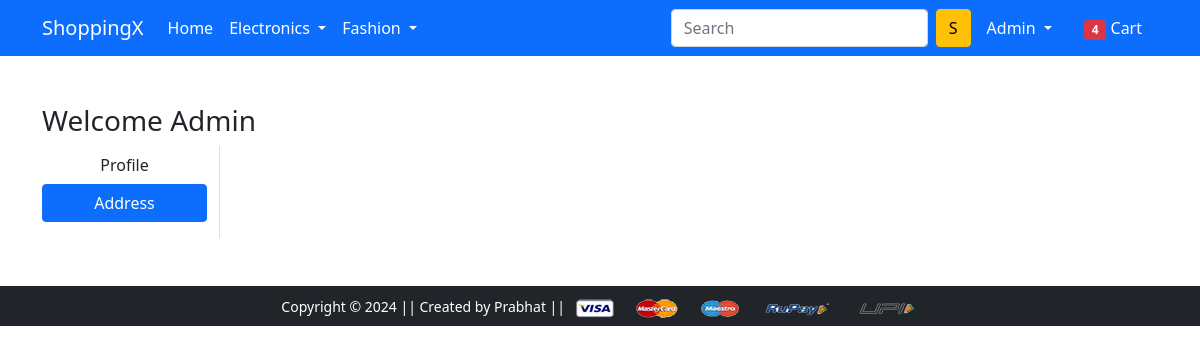
The app's page /address/ (signed in), older data.
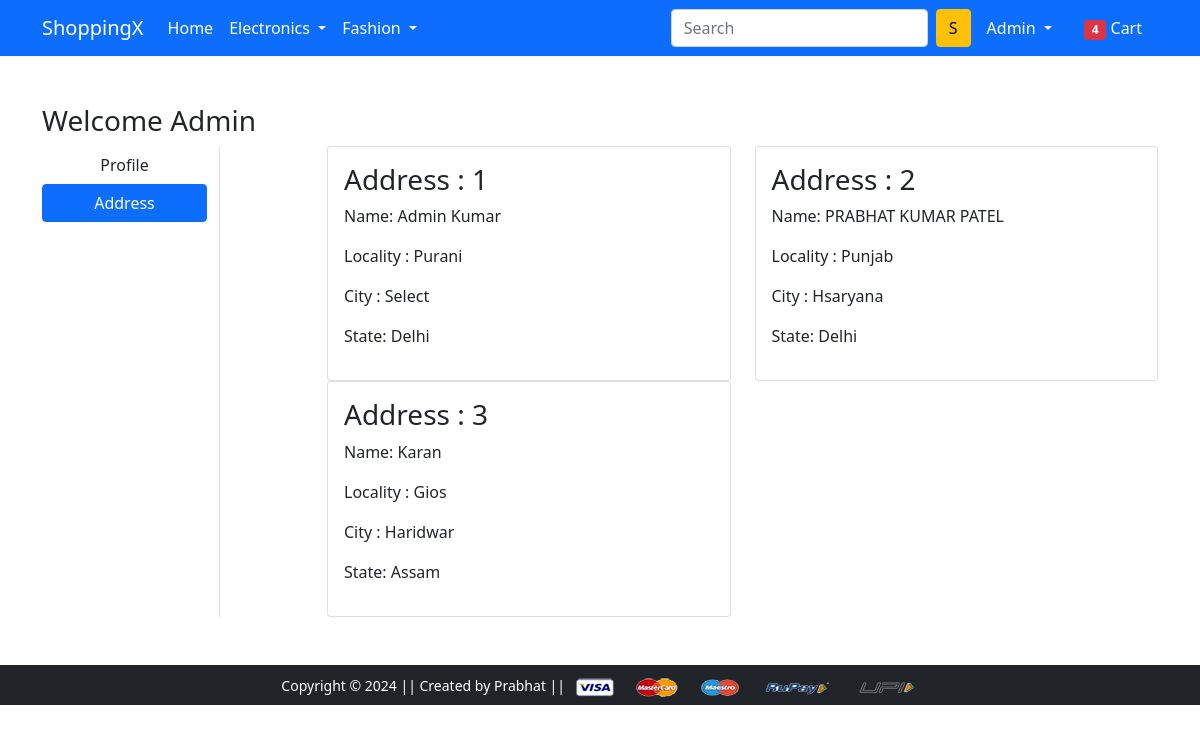
The same page, newer data.
### app/models.py (models this page shows)
class Customer(models.Model):
    user = models.ForeignKey(User, on_delete=models.CASCADE)
    name = models.CharField(max_length=50)
    locality = models.CharField(max_length=200)
    city = models.CharField(max_length=200)
    zipcode = models.IntegerField()
    state = models.CharField(choices=STATE_CHOICES, max_length=50)
    def __str__(self):
        return str(self.id)

### app/views.py (the view)
# urls.py: path('address/', views.address, name='address'),
def address(request):
    address = Customer.objects.filter(user = request.user)
    print(address)
    return render(request, 'app/address.html',{'address':address, 'active':'btn-primary'})

### app/templates/app/address.html (shortened to what this page needs)
{% extends 'app/base.html' %}
{% load static %}
{% block main-content %}
<div class="container my-5">
 <div class="row">
 <h3>Welcome {{request.user | title}}</h3>
  <div class="col-sm-2 border-end">
   <ul class="list-unstyled">
    <li class="d-grid"><a href="{% url 'profile' %}" class="btn">Profile</a></li>
    <li class="d-grid"><a href="{% url 'address' %}" class="btn {{active}}">Address</a></li>
   </ul>
  </div>
  <div class="col-sm-9 offset-sm-1">
   <div class="row">
    {% for ad in address %}
    <div class="col-sm-6">
     <div class="card">
      <div class="card-body">
       <h3>Address : {{forloop.counter}}</h3>
       <p>Name: {{ad.name}}</p>
       <p>Locality : {{ad.locality}}</p>
       <p>City : {{ad.city}}</p>
       <p>State: {{ad.state}}</p>
      </div>
     </div>
    </div>
    {% endfor %}
   </div>
  </div>
 </div>
</div>
{% endblock main-content %}

Row changes from the older to the newer data that the page shows:
added Customer: name "Admin Kumar", locality "Purani", city "Select", state "Delhi"
added Customer: name "PRABHAT KUMAR PATEL", locality "Punjab", city "Hsaryana", state "Delhi"
added Customer: name "Karan", locality "Gios", city "Haridwar", state "Assam"
